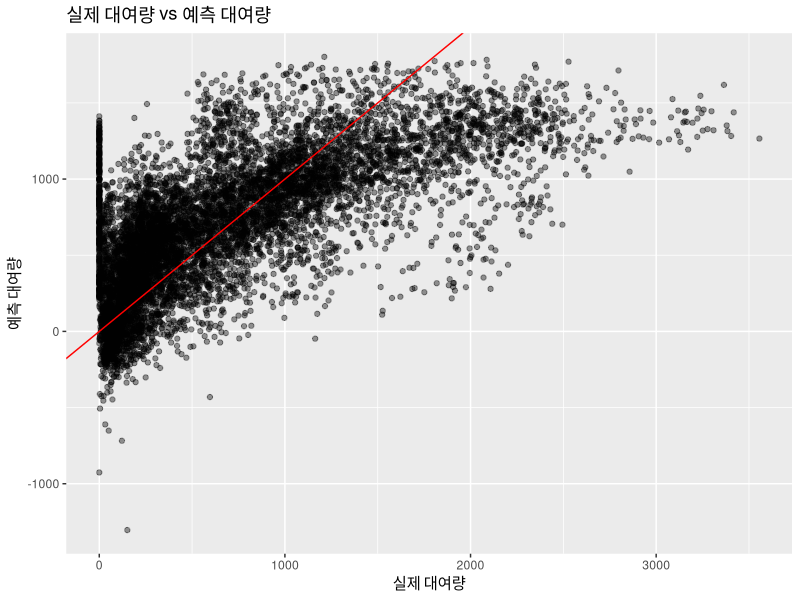
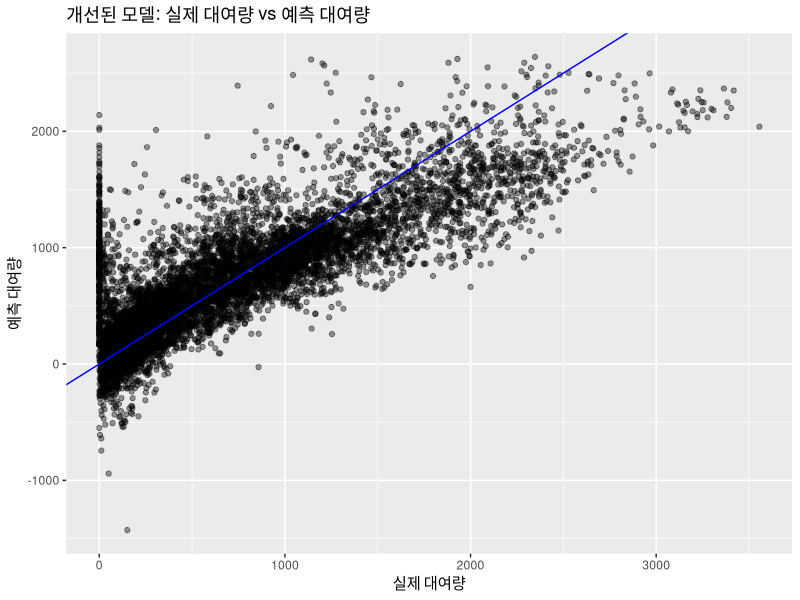

The R script that drew these images, in order:
## 1. 데이터 불러오기 및 특성 파악 (Question 1)
SeoulBike<- read.csv("SeoulBikeData.csv")
str(SeoulBike)
summary(SeoulBike)

## 2. 변수 이름 수정 (Question 2)
names(SeoulBike) <- c(
  "Date",          # 날짜
  "Rented",        # 대여량
  "Hour",          # 시간
  "Temp",          # 온도
  "Humidity",      # 습도
  "WindSp",        # 풍속
  "Visibility",    # 가시거리
  "Dew",           # 이슬점
  "Solar",         # 일사량
  "Rain",          # 강수량
  "Snow",          # 적설량
  "Holiday",       # 공휴일 여부
  "FunctioningDay" # 운영일 여부
)
str(SeoulBike)

## 3. 데이터 타입 변환 (Question 3)
# (1) Date: 문자 -> Date 유형
SeoulBike$Date <- as.Date(SeoulBike$Date, format = "%d/%m/%Y")

# (2) Holiday: "No Holiday"→0, "Holiday"→1
SeoulBike$Holiday <- ifelse(SeoulBike$Holiday == "No Holiday", 0, 1)

# (3) FunctioningDay: "Yes"→1, "No"→0
SeoulBike$FunctioningDay <- ifelse(SeoulBike$FunctioningDay == "Yes", 1, 0)

str(SeoulBike)

## 4. 불필요 변수 선정 (Question 4)
# Dew: 온도(Temp), 습도(Humidity)와 강한 다중공선성(중복 정보) 존재
# FunctioningDay: 값의 분산이 매우 낮아 정보 가치 없음

## 다중공선성 확인하여 근거 제시
library(car)
lm_initial <- lm(Rented ~ Hour + Temp + Humidity + WindSp + Visibility + Dew + Solar + Rain + Snow + Holiday + FunctioningDay, data = SeoulBike)
vif(lm_initial) # Dew 값 매우 높음(VIF > 10 예상), FunctioningDay 분산 낮음(거의 1)

## 5. 불필요 변수 제거 (Question 5)
Bike2 <- subset(SeoulBike, select = -c(Dew, FunctioningDay))
str(Bike2)

## 6. 연구 가설 세우기 (Question 6)
# Temp (+): 온도 상승 → 대여량 증가
# Humidity (-): 습도 상승 → 대여량 감소
# WindSp (-): 풍속 증가 → 대여량 감소
# Visibility (+): 가시거리 증가 → 대여량 증가
# Solar (+): 일사량 증가 → 대여량 증가
# Rain (-): 비 증가 → 대여량 감소
# Snow (-): 눈 증가 → 대여량 감소
# Hour: 출퇴근 시간대(7-9시, 17-19시) → 대여량 증가
# Holiday (+): 공휴일 → 대여량 증가 예상

## 7. 다중선형회귀모델 적합 (Question 7)
lm_model <- lm(
  Rented ~ Hour + Temp + Humidity + WindSp + Visibility + Solar + Rain + Snow + Holiday,
  data = Bike2
)
summary(lm_model)

## 8. 다중공선성 재확인 (Question 8)
vif_values <- vif(lm_model)
print(vif_values)

## 9. 모델 성능 확인 및 시각화 (Question 9)
# (1) RMSE 계산
Bike2$pred <- predict(lm_model, Bike2)
rmse <- sqrt(mean((Bike2$Rented - Bike2$pred)^2))
cat("✅ RMSE:", round(rmse, 2), "\n")

# (2) 결정계수(R²), 조정된 R² 계산
r2 <- summary(lm_model)$r.squared
adj_r2 <- summary(lm_model)$adj.r.squared
cat("✅ R²:", round(r2, 4), "\n")
cat("✅ Adjusted R²:", round(adj_r2, 4), "\n")

# (3) ggplot2로 실제 vs 예측값 산점도
library(ggplot2)
ggplot(Bike2, aes(x = Rented, y = pred)) +
  geom_point(alpha = 0.4) +
  geom_abline(slope = 1, intercept = 0, color = "red") +
  labs(
    title = "실제 대여량 vs 예측 대여량",
    x = "실제 대여량",
    y = "예측 대여량"
  )

## 10. 중간평가 및 해석 (Question 10)
# (1) 변수별 해석
# - Temp(양의 관계): 온도가 올라가면 대여량 증가
# - Rain(음의 관계): 비가 오면 대여량 감소
# - Humidity(음의 관계): 습도가 높으면 대여량 감소
# - Hour: 출퇴근 시간대에 대여량 증가
# - Holiday(양의 관계): 공휴일 대여량 증가

# (2) 모델 전체 평가
# Adjusted R²가 약 0.62 수준이면 매우 양호한 수준임.
# RMSE 값이 작을수록 실제값과 예측값 간 오차가 적은 것을 의미(약 380~420 수준으로 적절)

# (3) 결론 및 추가 분석 제안
# 계절성(요일, 월 등 날짜 변수)을 추가하면 성능이 더 개선될 수 있음.
# 다항항(Temp^2 등), 교호작용(Temp*Hour 등)을 추가하면 추가 성능 향상 가능.
# 잔차분석을 통한 정규성, 등분산성 진단이 권장됨.

# Question 11
# 1) Hour를 범주형 변수로 변환 (시간대별 차별화 효과 반영)
Bike2$HourF <- factor(Bike2$Hour)

# 2) 비선형성 및 교호작용 효과 반영한 다중회귀모델 적합
lm_model2 <- lm(
  Rented ~ Temp + I(Temp^2) + Humidity + I(Humidity^2) + WindSp + Visibility + Solar + Rain + Snow + Holiday +
    HourF + Temp:HourF,
  data = Bike2
)

summary(lm_model2)

# 3) 다중공선성 확인
vif(lm_model2, type = "predictor")

# 4) 예측값 생성 및 모델 성능 평가
Bike2$pred2 <- predict(lm_model2, Bike2)
rmse2 <- sqrt(mean((Bike2$Rented - Bike2$pred2)^2))
r2_2 <- summary(lm_model2)$r.squared
adj_r2_2 <- summary(lm_model2)$adj.r.squared

cat("개선 모델 RMSE:", round(rmse2, 2), "\n")
cat("개선 모델 R²:", round(r2_2, 4), "\n")
cat("개선 모델 Adjusted R²:", round(adj_r2_2, 4), "\n")

# 5) 시각화: 실제값 vs 예측값
library(ggplot2)
ggplot(Bike2, aes(x = Rented, y = pred2)) +
  geom_point(alpha = 0.4) +
  geom_abline(slope = 1, intercept = 0, color = "blue") +
  labs(
    title = "개선된 모델: 실제 대여량 vs 예측 대여량",
    x = "실제 대여량",
    y = "예측 대여량"
  )
